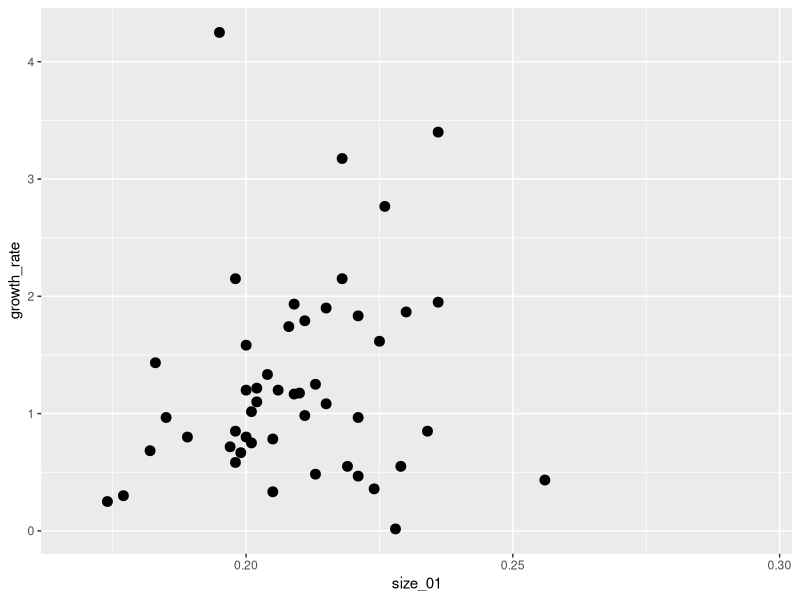

Write the R code that produced this figure. (Note: this script raises an error after producing the figure.)
## ---- chunk 1
library(here)
library(tidyverse)
library(ggplot2)
library(lmerTest)
library(patchwork)
library(purrr)
library(broom)
library(nlme)
## ---- chunk 2
caterpillar_data <- read.csv(here("data", "clean data", "caterpillar_data.csv"))

#caterpillar_data <- caterpillar_data %>%
  #filter(!is.na(hatch_date)) 

caterpillar_data$pupal_treatment <- as.factor(caterpillar_data$pupal_treatment)
caterpillar_data$hatch_date <- as.Date(caterpillar_data$hatch_date)
caterpillar_data$weight_1 <- as.numeric(caterpillar_data$weight_1)
caterpillar_data$weight_2 <- as.numeric(caterpillar_data$weight_2)

#turn all weights into mg
caterpillar_data$weight_1 <- caterpillar_data$weight_1 * 1000
caterpillar_data$weight_2 <- caterpillar_data$weight_2 * 1000
caterpillar_data$weight3 <- caterpillar_data$weight3 * 1000
caterpillar_data$weight4 <- caterpillar_data$weight4 * 1000
caterpillar_data$weight_5 <- caterpillar_data$weight_5 * 1000

caterpillar_data <- caterpillar_data %>%
  filter(!is.na(hatched))

## ---- chunk 3

names(caterpillar_data) <- names(caterpillar_data) %>%
  gsub("^weight([0-9]+)$", "weight_\\1", .)

long_data <- caterpillar_data %>%
  mutate(id = row_number()) %>%
  pivot_longer(
    cols = matches("^(weight|weighday)_\\d+$"),
    names_to = c(".value", "time"),
    names_pattern = "(weight|weighday)_(\\d+)"
  )

long_data$weighday <- as.Date(long_data$weighday)

long_data <- long_data %>%
  mutate(days_post_hatch = as.numeric(weighday - hatch_date)) %>%
  filter(!is.na("weight"))
## ---- chunk 4
#remove rows with NAs
long_data <- long_data %>%
  dplyr::filter(
    !is.na(weight),
    !is.na(days_post_hatch),
    !is.na(eggID)
  )


#this gives absolute growth as mg per day, for each individual caterpillar
growth_rate <- long_data %>%
  group_by(eggID) %>%
  nest() %>%
  mutate(
    fit = map(data, ~ lm(weight ~ days_post_hatch, data = .x)),
    tidied = map(fit, tidy)
  ) %>%
  unnest(tidied) %>%
  filter(term == "days_post_hatch") %>%
  select(eggID, growth_rate = estimate)

#now i want to join this back onto the caterpillar_data spreadsheet
caterpillar_data <- caterpillar_data %>%
  left_join(growth_rate, by = "eggID")

#plot the relationship between growth rate and egg size
ggplot(caterpillar_data, aes(x = size_01, y = growth_rate)) +
  geom_point(size = 3)

#now make a model of growth rate and size
model <- lm(growth_rate ~ size_01 + pupal_treatment, data = caterpillar_data)
summary(model)
AIC(model)

## ---- chunk 5
#random intercepts and random slopes
model <- lmer(weight ~ days_post_hatch * size_01 + pupal_treatment + (1 | clutchID) + (days_post_hatch | eggID), data = long_data)

summary(model)

#random intercepts only
model <- lmer(weight ~ days_post_hatch * size_01 + pupal_treatment + (1 | clutchID/eggID), data = long_data)
summary(model)


model <- lmer(weight ~ days_post_hatch * size_01 + days_post_hatch * pupal_treatment + (1|clutchID/eggID), data = long_data)

summary(model)

plot(model)
